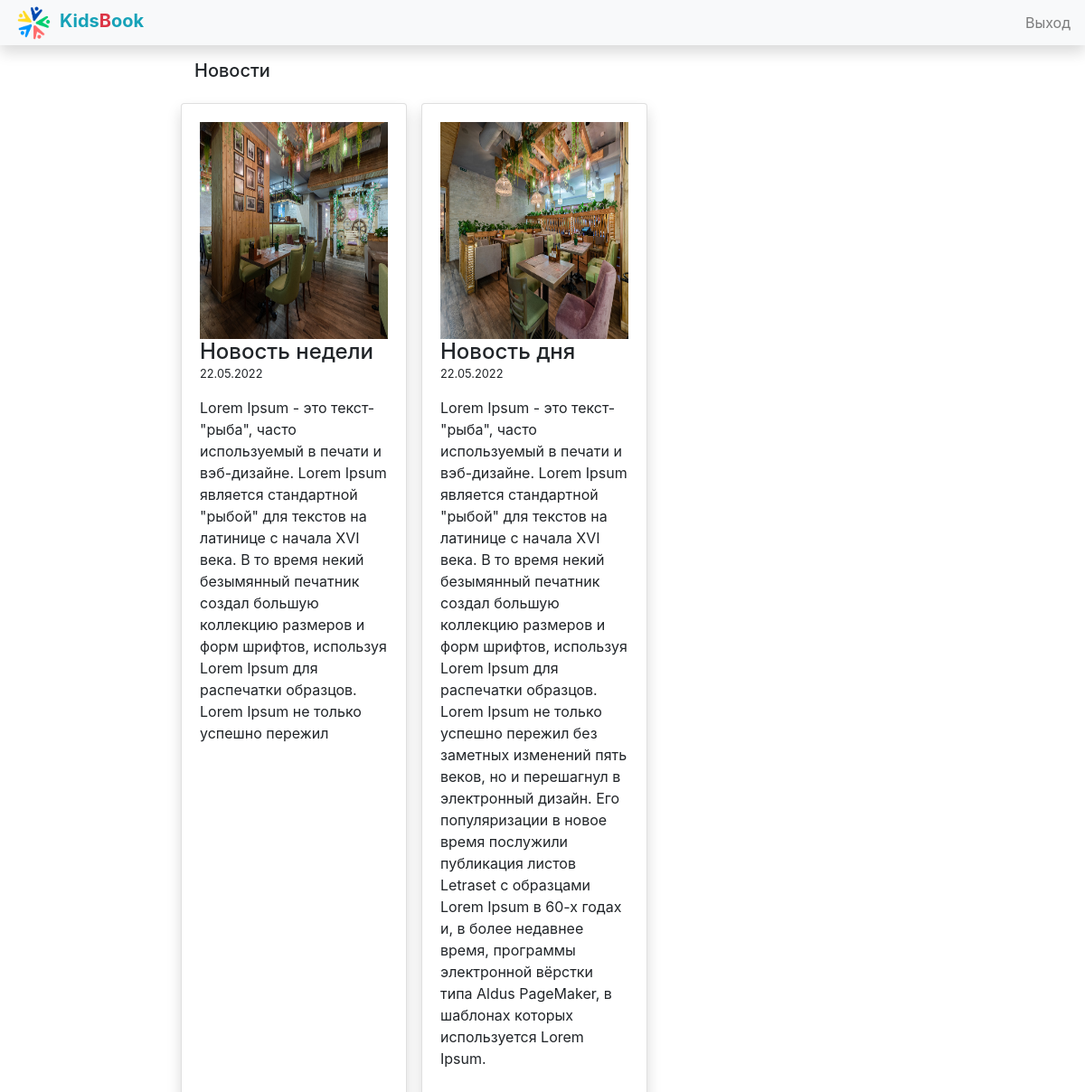
Page /news/ on the committed database.
### news_app/models.py (models this page shows, shortened)
class NewsModel(models.Model):
    title = models.CharField("Заголовок", max_length=150)
    text = models.TextField("Текст новости")
    image = models.ImageField("Изображение")
    date_created = models.DateTimeField(auto_now_add=True)
    class Meta:
        verbose_name = "Новость"
        verbose_name_plural = "Новости"

### news_app/views.py (the view)
# urls.py: path('news/', NewsList.as_view(), name="list"),
class NewsList(ListView):
    model = NewsModel
    queryset = NewsModel.objects.all().order_by('-date_created')
    template_name = 'news/list.html'
    paginate_by = 10

### news_app/templates/news/list.html (shortened to what this page needs)
{% extends 'base.html' %}
{% block content %}
    <div class="row">
        <div class="col">
            <h5>Новости</h5>
        </div>
    </div>
    <div class="row" style="gap: 1rem">
        {% for new in object_list %}
            <div class="card shadow mt-3 col-md-3">
                <div class="card-body row flex-wrap" style="flex: inherit">
                    <img class="w-100" src="/media/{{ new.image.name }}" height="240px">
                    <h4 class="w-100 mb-0">{{ new.title }}</h4><br>
                    <small class="mb-3">
                        {{ new.date_created | date:"d.m.Y" }}
                    </small>
                    <p>
                        {{ new.text | safe }}
                    </p>
                </div>
            </div>
        {% endfor %}
    </div>
{% endblock %}

### static/css/style.css (style rules this page uses)
.shadow { box-shadow: 0 0.5rem 1rem rgba(0, 0, 0, 0.15) !important; }

### rows in the picture
NewsModel: image.name (picture), title "Новость недели", date_created "22.05.2022", text "Lorem Ipsum - это текст-\"рыба\", часто используемый в печати и вэб-дизайне. Lorem Ipsum является стандартной \"рыбой\" для текстов на латинице с начала XVI века. В то время некий безымянный печатник создал большую коллекцию размеров и форм шрифтов, используя Lorem Ipsum для распечатки образцов. Lorem Ipsum не только успешно пережил"
NewsModel: image.name (picture), title "Новость дня", date_created "22.05.2022", text "Lorem Ipsum - это текст-\"рыба\", часто используемый в печати и вэб-дизайне. Lorem Ipsum является стандартной \"рыбой\" для текстов на латинице с начала XVI века. В то время некий безымянный печатник создал большую коллекцию размеров и форм шрифтов, используя Lorem Ipsum для распечатки образцов. Lorem Ipsum не только успешно пережил без заметных изменений пять веков, но и перешагнул в электронный дизайн. Его популяризации в новое время послужили публикация листов Letraset с образцами Lorem Ipsum в 60-х годах и, в более недавнее время, программы электронной вёрстки типа Aldus PageMaker, в шаблонах которых используется Lorem Ipsum."
